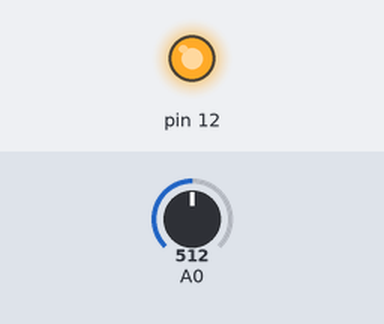
Simulated run of this sketch. Board: Arduino Uno, built with avr-gcc and run on an emulated ATmega328P. Shown: output pins drawn as LEDs (lit = HIGH). The inputs (shaded band) are chosen by the test bench; at power-on: A0 = 512.

Above: at 1.2 s.
1.3 s: A0 set to 409
2.8 s: A0 set to 393
At 3.8 s:
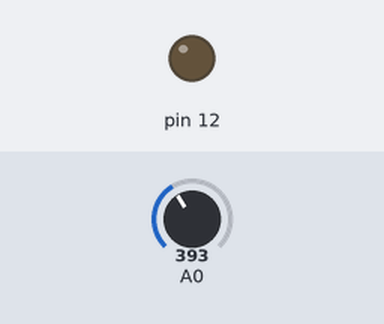
4.3 s: A0 set to 511
At 5.1 s:
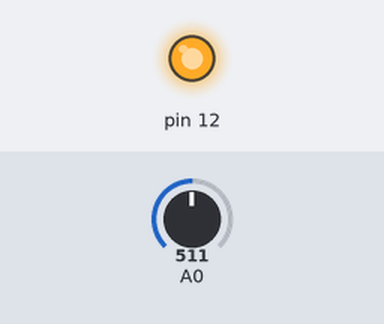
5.8 s: A0 set to 306
At 6.3 s:
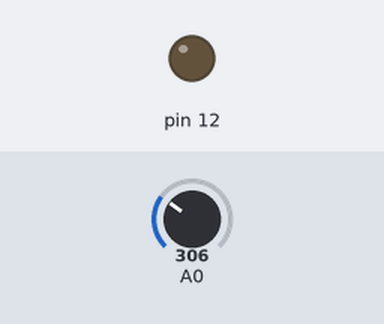
Timing chart, 0 to 8.3 s (numbered marks = the images above; inputs shaded):
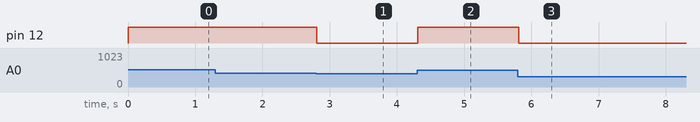

The sketch:

1.ino
```cpp
// the setup function runs once when you press reset or power the board
void setup() {
  // initialize digital pin LED_BUILTIN as an output.
  pinMode(12, OUTPUT);
  Serial.begin(9600);
}

// the loop function runs over and over again forever
void loop() {
  int sensorRead = analogRead(A0);
  int ledblink = map(sensorRead,200,600,0,255);
  //if(ledblink<0)ledblink=0;
  analogWrite(12,ledblink);
  delay(100);
}
```

Measured:
- the behaviour switches between 401 and 400 on A0 (found by bisection; images 0 and 1)
- after the input at 1.3 s, every drawn part: stays the same
- after the input at 2.8 s, pin 12: HIGH → LOW at once
- after the input at 4.3 s, pin 12: LOW → HIGH at once
- after the input at 5.8 s, pin 12: HIGH → LOW at once
